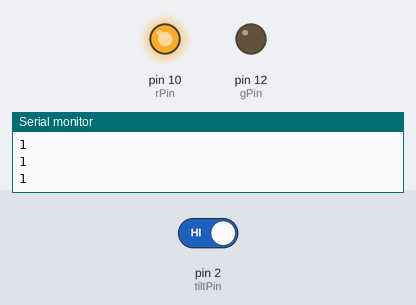
The sketch below on a simulated Arduino Uno, built with avr-gcc and run on an emulated ATmega328P. Parts: output pins drawn as LEDs (lit = HIGH), the last lines printed to the serial monitor. The inputs (shaded band) are chosen by the test bench; at power-on: pin 2 (tiltPin) HIGH.

Above: at 1.2 s.
1.3 s: pin 2 (tiltPin) driven LOW
At 2.2 s:
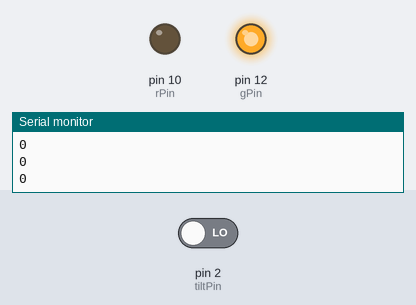
2.8 s: pin 2 (tiltPin) driven HIGH
At 3.4 s:
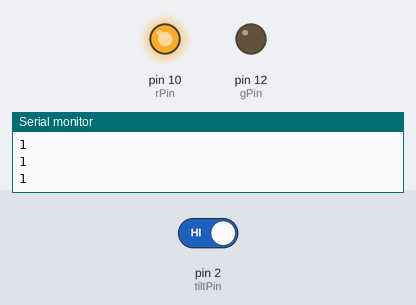
Timing chart, 0 to 5.8 s (numbered marks = the images above; inputs shaded):
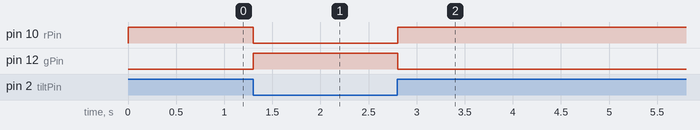

Measured:
- after the input at 1.3 s, pin 10 (rPin): HIGH → LOW at once; pin 12 (gPin): LOW → HIGH at once
- after the input at 2.8 s, pin 10 (rPin): LOW → HIGH at once; pin 12 (gPin): HIGH → LOW at once

The sketch:

tiltSwitch.ino.ino
```cpp
int tiltPin = 2;
  int tiltVal;
int rPin = 10;
int gPin = 12;
int dt = 100;

void setup() {
  pinMode(tiltPin,INPUT);
    digitalWrite(tiltPin,HIGH);
  pinMode(rPin,OUTPUT);
  pinMode(gPin,OUTPUT);

  Serial.begin(9600);
}

void loop() {
  tiltVal = digitalRead(tiltPin);
  Serial.println(tiltVal);

  if(tiltVal==0){
    digitalWrite(rPin,LOW);
    digitalWrite(gPin,HIGH);
  }
    else{
      digitalWrite(rPin,HIGH);
      digitalWrite(gPin,LOW);
    }

  delay(dt);
}
```
